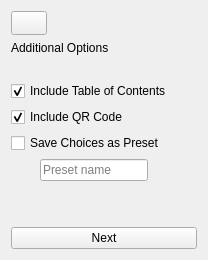
      <widget class="QWidget" name="page_4">
       <layout class="QVBoxLayout" name="verticalLayout_20">
        <item>
         <layout class="QHBoxLayout" name="horizontalLayout_32">
          <item>
           <layout class="QHBoxLayout" name="horizontalLayout_33">
            <item>
             <widget class="QPushButton" name="buttonBack_4">
              <property name="minimumSize">
               <size>
                <width>24</width>
                <height>24</height>
               </size>
              </property>
              <property name="maximumSize">
               <size>
                <width>36</width>
                <height>36</height>
               </size>
              </property>
              <property name="text">
               <string/>
              </property>
              <property name="icon">
               <iconset resource="../resources.qrc">
                <normaloff>:/res/icons/back_dark.svg</normaloff>:/res/icons/back_dark.svg</iconset>
              </property>
              <property name="iconSize">
               <size>
                <width>36</width>
                <height>36</height>
               </size>
              </property>
              <property name="iconButton" stdset="0">
               <bool>true</bool>
              </property>
             </widget>
            </item>
            <item>
             <spacer name="horizontalSpacer_57">
              <property name="orientation">
               <enum>Qt::Orientation::Horizontal</enum>
              </property>
              <property name="sizeHint" stdset="0">
               <size>
                <width>40</width>
                <height>20</height>
               </size>
              </property>
             </spacer>
            </item>
           </layout>
          </item>
         </layout>
        </item>
        <item>
         <widget class="QLabel" name="labelAdditionalOptions">
          <property name="text">
           <string>Additional Options</string>
          </property>
          <property name="textRole" stdset="0">
           <string>title</string>
          </property>
         </widget>
        </item>
        <item>
         <spacer name="verticalSpacer_25">
          <property name="orientation">
           <enum>Qt::Orientation::Vertical</enum>
          </property>
          <property name="sizeType">
           <enum>QSizePolicy::Policy::Fixed</enum>
          </property>
          <property name="sizeHint" stdset="0">
           <size>
            <width>20</width>
            <height>20</height>
           </size>
          </property>
         </spacer>
        </item>
        <item>
         <widget class="QCheckBox" name="checkTableOfContents">
          <property name="text">
           <string>Include Table of Contents</string>
          </property>
          <property name="checked">
           <bool>true</bool>
          </property>
         </widget>
        </item>
        <item>
         <widget class="QCheckBox" name="checkQr">
          <property name="text">
           <string>Include QR Code</string>
          </property>
          <property name="checked">
           <bool>true</bool>
          </property>
         </widget>
        </item>
        <item>
         <widget class="QCheckBox" name="checkSavePreset">
          <property name="text">
           <string>Save Choices as Preset</string>
          </property>
         </widget>
        </item>
        <item>
         <widget class="QWidget" name="presetNameWidget" native="true">
          <layout class="QHBoxLayout" name="horizontalLayout_36">
           <property name="topMargin">
            <number>0</number>
           </property>
           <property name="bottomMargin">
            <number>0</number>
           </property>
           <item>
            <spacer name="horizontalSpacer_59">
             <property name="orientation">
              <enum>Qt::Orientation::Horizontal</enum>
             </property>
             <property name="sizeType">
              <enum>QSizePolicy::Policy::Fixed</enum>
             </property>
             <property name="sizeHint" stdset="0">
              <size>
               <width>20</width>
               <height>20</height>
              </size>
             </property>
            </spacer>
           </item>
           <item>
            <widget class="QLineEdit" name="lineEditPresetName">
             <property name="text">
              <string/>
             </property>
             <property name="placeholderText">
              <string>Preset name</string>
             </property>
            </widget>
           </item>
           <item>
            <spacer name="horizontalSpacer_60">
             <property name="orientation">
              <enum>Qt::Orientation::Horizontal</enum>
             </property>
             <property name="sizeHint" stdset="0">
              <size>
               <width>40</width>
               <height>20</height>
              </size>
             </property>
            </spacer>
           </item>
          </layout>
         </widget>
        </item>
        <item>
         <spacer name="verticalSpacer_24">
          <property name="orientation">
           <enum>Qt::Orientation::Vertical</enum>
          </property>
          <property name="sizeHint" stdset="0">
           <size>
            <width>20</width>
            <height>40</height>
           </size>
          </property>
         </spacer>
        </item>
        <item>
         <widget class="QPushButton" name="buttonNext_5">
          <property name="text">
           <string>Next</string>
          </property>
         </widget>
        </item>
       </layout>
      </widget>
